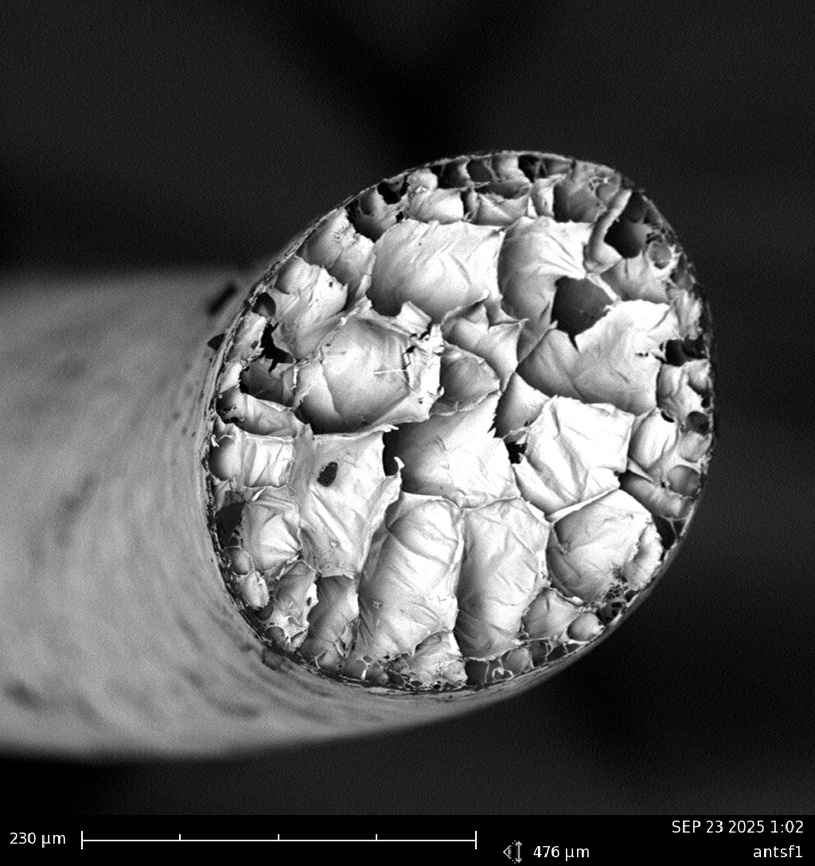
#> input picture Original Images/antsf1.jpg, 815 x 866 px, shrunk from 1024 x 1088 before the run, found by its file name
$ python 'Automation Counting Holes.py'
#> lines starting #> are read from the running program, lines starting #| are printed output that depends on the picture; after the words box and inside, x2 and y2 are one past the last pixel; in counts of white or black regions, pixels touching at a corner belong together
import cv2
import numpy as np

#Loads the image in grayscale

def detect_edges(image_path, output_path='C:/Users/D00456326/Desktop/Research Photos/antsf1 edges.png'):
    image = cv2.imread(image_path, cv2.IMREAD_GRAYSCALE)
#> image is the input picture: shape (866, 815); min 0, max 255, mean 83.1

#Checks if the image is loaded properly

    if image is None:
        raise ValueError(f"Failed to load image at {image_path}")

#Applies blur to reduce noise

    blurred = cv2.GaussianBlur(image, (5, 5), 1.4)

#Applying edge detection

    edges = cv2.Canny(blurred, 100, 200)
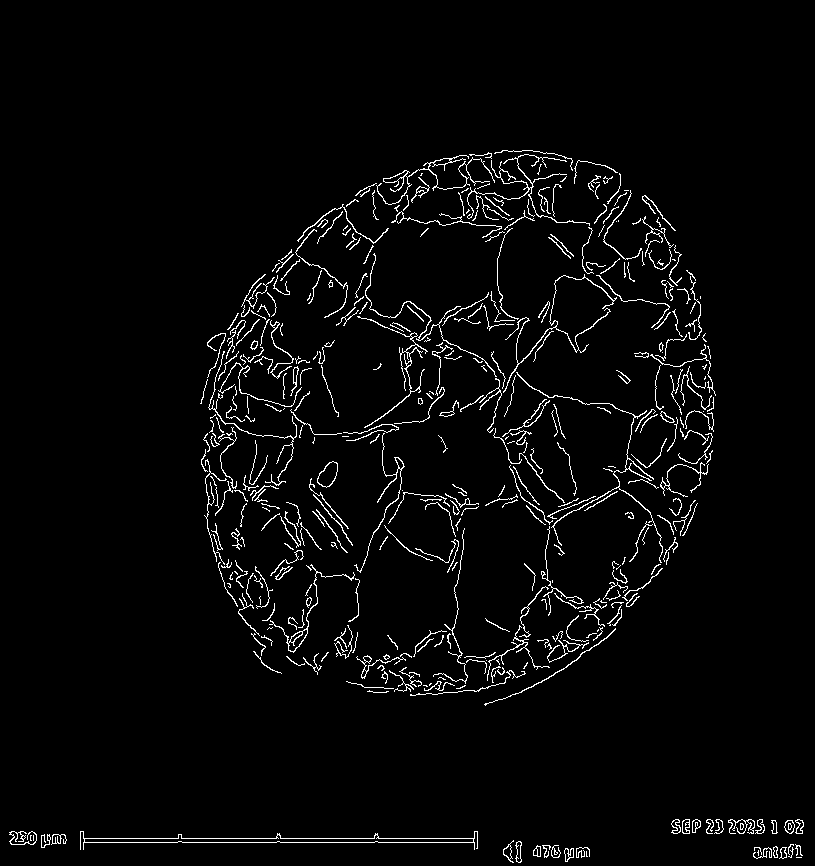
#> edges: shape (866, 815); 3.1% white in thin lines or dots, all inside (x1, y1, x2, y2) = (9, 150, 804, 863)

#Save the result
    cv2.imwrite(output_path, edges)
    print(f"Edges saved to {output_path}")


def count_holes(edge_image_path, min_contour_area=10):

#Loads the edged out image

#> called with min_contour_area = 10
    image = cv2.imread(edge_image_path, cv2.IMREAD_GRAYSCALE)
    if image is None:
        raise ValueError(f"Failed to load image at {edge_image_path}")

#Threshold the image to make sure it's binary

    _, thresh = cv2.threshold(image, 127, 255, cv2.THRESH_BINARY)

#Finds the contours

    contours, hierarchy = cv2.findContours(thresh, cv2.RETR_CCOMP, cv2.CHAIN_APPROX_SIMPLE)
#> contours = 462 contours, 349 with area under 20; largest, box (x1, y1, x2, y2) and area: (80, 831, 478, 850) 1598, (84, 834, 474, 843) 1577, (317, 461, 338, 488) 338, (317, 461, 338, 488) 315, (376, 155, 495, 205) 284
    if hierarchy is None:
        print("No contours found.")
        return 0

#Counting the contours or "holes"

    holes = 0
    for i, contour in enumerate(contours):
        if cv2.contourArea(contour) < min_contour_area:
            continue
        parent = hierarchy[0][i][3]
        if parent != -1:
            holes += 1
#> this loop made 462 passes
#> parent on passes 4, 5, 6, 8, 9, 10, 13, 14, 15, 17, 18, 19: -1, 3, 3, -1, 7, -1, -1, 12, -1, -1, -1, 17
#> contour on passes 1, 2, 27, 36: [[796, 857], [801, 857]], [[586, 851], [586, 856], [587, 856], [586, 855]], [[33, 835], [33, 840]], [[23, 835], [25, 837], [23, 839], [21, 837]]
#> after the loop, holes = 44

    print(f"Number of pockets detected: {holes}")
#| Number of pockets detected: 44
    return holes

#Calling the function

image_input_path = "C:/Users/D00456326/Desktop/Research Photos/antsf1.JPG"
edge_output_path = "C:/Users/D00456326/Desktop/Research Photos/antsf1 edges.png"

detect_edges(image_input_path, edge_output_path)
count_holes(edge_output_path)
